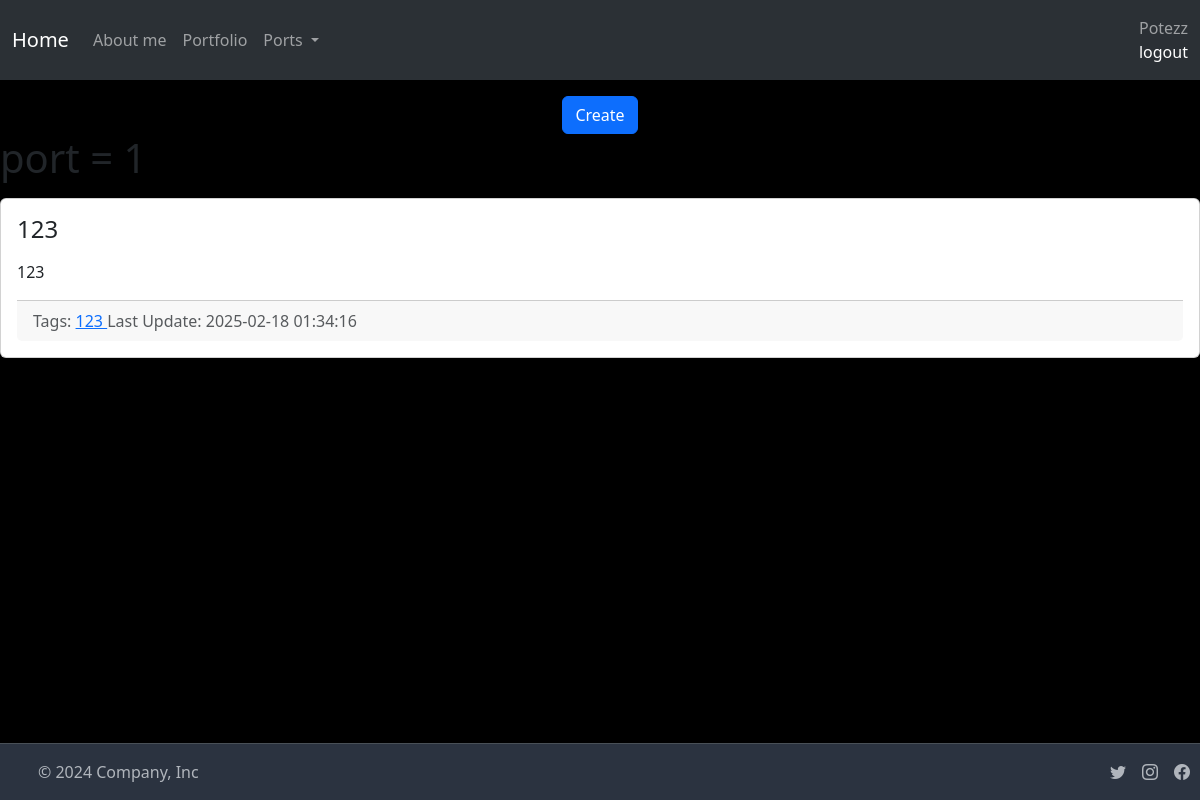
/port_1 (signed in), run on the app's committed database.
### port_web/models/models.py (models this page shows, shortened)
class User(db.Model, UserMixin):
    __tablename__ = "users"
    id = db.Column(db.Integer, primary_key=True)
    name = db.Column(db.String)
    username = db.Column(db.String)
    status = db.Column(db.String, default="active")
    _password_hash = db.Column(db.String)
    created_date = mapped_column(sa.DateTime(timezone=True), server_default=func.now())
    updated_date = mapped_column(sa.DateTime(timezone=True), server_default=func.now())
    roles: Mapped[list[Role]] = relationship(secondary=user_roles)
    @hybrid_property
    def password_hash(self):
        raise Exception("Password hashes may not be viewed.")
    serialize_rules = "_password_hash"
    def has_role(self, role_name):
        return any(role.name == role_name for role in self.roles)

class Note(db.Model):
    __tablename__ = "notes"
    id: Mapped[int] = mapped_column(sa.Integer, primary_key=True)
    title: Mapped[str] = mapped_column(sa.String, nullable=False)
    description: Mapped[str] = mapped_column(sa.Text)
    tags: Mapped[list[Tag]] = relationship(secondary=note_tag_m2m)
    create_date = mapped_column(sa.DateTime(timezone=True), server_default=func.now())
    update_date = mapped_column(sa.DateTime(timezone=True), server_default=func.now())
    portfolio_id: Mapped[int] = mapped_column(sa.Integer, nullable=True)

class Tag(db.Model):
    __tablename__ = "tags"
    id: Mapped[int] = mapped_column(sa.Integer, primary_key=True)
    name: Mapped[str] = mapped_column(sa.String, nullable=False)
    created_date = mapped_column(sa.DateTime(timezone=True), server_default=func.now())

### port_web/portapp.py (the view)
@app.route("/port_1")
def port_1():
    db = models.db
    notes = db.session.execute(db.select(models.Note).order_by(models.Note.title)).scalars()
    return flask.render_template("port_1.html", notes=notes)

### port_web/auth/acl.py (called while the page is built)
@login_manager.user_loader
def load_user(user_id):
    return models.User.query.get(int(user_id)) #กำหนดการโหลดผู้ใช่งานจาก ID

### port_web/templates/port_1.html (shortened to what this page needs)
{% extends 'base.html'%}
{% block body %}
<ul class="nav justify-content-center" style="padding-top: 1em;">
    <li class="nav-item">
        {% if not current_user.is_authenticated %}
            <h2>Login to comments</h2>
            <div class="d-flex justify-content-center">
                <a class="btn btn-primary " href="{{ url_for('login', port_id = 1)}}">
                    Login
                </a>
            </div>
        {% else %}
            <a class="btn btn-primary" href="{{ url_for('create_note', port_id = 1) }}">
                Create
            </a>
        {% endif %}
    </li>
</ul>
{% for note in notes %}
{% if note.portfolio_id == 1 %}
    <h1>port = {{ note.portfolio_id }}</h1>
    <div class="card my-3">
        <div class="card-body">
            <h4 class="card-title">{{ note.title }}</h4>
            <div class="card-text my-3">
                {{ note.description }}
            </div>
            <div class="card-footer text-muted">
                Tags:
                {% for t in note.tags %}
                    <a href="{{ url_for('tags_view', tag_name=t.name) }}">
                        {{t.name}}
                    </a>
                {% endfor %}
                Last Update: {{ note.update_date }}
            </div>
        </div>
    </div>
{% endif %}
{% endfor %}
{% endblock %}

### port_web/templates/base.html (shortened to what this page needs)
<!DOCTYPE html>
<html>
<head>
    <link href="https://cdn.jsdelivr.net/npm/bootstrap@5.3.3/dist/css/bootstrap.min.css" rel="stylesheet"
>
    <link href="https://cdn.jsdelivr.net/npm/bootstrap-icons/font/bootstrap-icons.css" rel="stylesheet">
</head>
<body class="d-flex flex-column" style="min-height: 100vh;
                                background-color: black;">
    <nav class="navbar navbar-expand-lg bg-body-tertiary sticky-top" data-bs-theme="dark">
        <div class="container-fluid">
            <a class="navbar-brand" href="{{ url_for('main')}}">Home</a>
            <div class="collapse navbar-collapse" id="navbarNavDropdown">
                <ul class="navbar-nav">
                    <li class="nav-item">
                        <a class="nav-link" href="{{ url_for('about_me') }}">About me</a>
                    </li>
                    <li class="nav-item">
                        <a class="nav-link" href="{{ url_for('ports') }}">Portfolio</a>
                    </li>
                    <li class="nav-item dropdown">
                        <a class="nav-link dropdown-toggle" href="#" role="button" data-bs-toggle="dropdown"
                            aria-expanded="false">
                            Ports
                        </a>
                    </li>
                </ul>
                <div class="d-flex ms-auto">
                    <span class="navbar-text">
                        {% if current_user.is_authenticated %}
                        <div class="d-flex flex-column align-items-start w-100" ">
                            <span>{{ current_user.username }}</span>
                            <a class=" nav-link mt-auto align-self-center" href="{{ url_for('logout') }}">logout</a>
                        </div>
                </div>
                {% else %}
                <a class="nav-link" href="{{ url_for('register') }}">sign in</a>
                {% endif %}
            </div>
        </div>
    </nav>
    <div class="flex-grow-1">
        {% block body %}{% endblock %}
    </div>
    <div data-bs-theme="dark">
        <footer class="d-flex flex-wrap justify-content-between align-items-center py-3 border-top mt-auto" style="background-color: #2b3340" >
            <div class="col-md-4 d-flex align-items-center">
                <a href="/" class="mb-3 me-2 mb-md-0 text-body-secondary text-decoration-none lh-1">
                    <svg class="bi" width="30" height="24">
                        <use xlink:href="#bootstrap"></use>
                    </svg>
                </a>
                <span class="mb-3 mb-md-0 text-body-secondary">© 2024 Company, Inc</span>
            </div>
            <ul class="nav col-md-4 justify-content-end list-unstyled d-flex " style="padding-right: 10px;">
                <li class="ms-3"><a class="text-body-secondary" href="#"><i class="bi bi-twitter" width="24"
                            height="24"></i></a></li>
                <li class="ms-3"><a class="text-body-secondary" href="#"><i class="bi bi-instagram" width="24"
                            height="24"></i></a></li>
                <li class="ms-3"><a class="text-body-secondary" href="#"><i class="bi bi-facebook" width="24"
                            height="24"></i></a></li>
            </ul>
        </footer>
    </div>
</body>
</html>

### data on the page
User: username "Potezz"
Note: portfolio_id "1", title "123", description "123", update_date "2025-02-18 01:34:16"
Tag: name "123"
